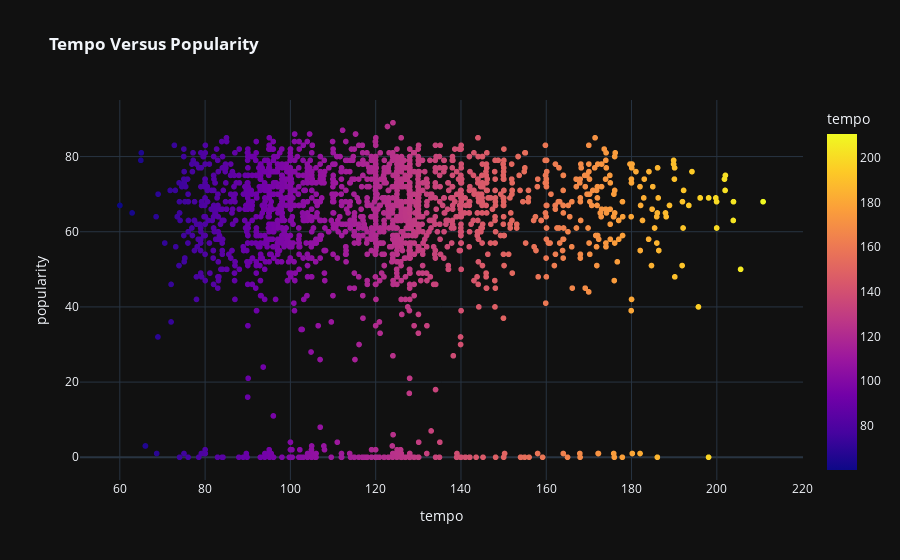

Notebook source saved alongside this figure:
### Code cell
px.scatter(df, x = 'tempo', y = 'popularity', color = 'tempo', color_continuous_scale=px.colors.sequential.Plasma, template = 'plotly_dark', title = ' <b> Tempo Versus Popularity')

### Figure 1 — Plotly figure (JSON) as saved in the notebook; plotly's stock layout.template omitted (floating-point values rounded to 4 significant figures; data arrays with more than 128 entries replaced by an {"elided": "..."} marker saying what was removed)
{"data": [{"hovertemplate": "tempo=%{marker.color}<br>popularity=%{y}<extra></extra>", "legendgroup": "", "marker": {"color": {"elided": "2000 float values"}, "coloraxis": "coloraxis", "symbol": "circle"}, "mode": "markers", "name": "", "showlegend": false, "x": {"elided": "2000 float values"}, "xaxis": "x", "y": {"elided": "2000 int values"}, "yaxis": "y", "type": "scattergl"}], "layout": {"xaxis": {"anchor": "y", "domain": [0.0, 1.0], "title": {"text": "tempo"}}, "yaxis": {"anchor": "x", "domain": [0.0, 1.0], "title": {"text": "popularity"}}, "coloraxis": {"colorbar": {"title": {"text": "tempo"}}, "colorscale": [[0.0, "#0d0887"], [0.1111, "#46039f"], [0.2222, "#7201a8"], [0.3333, "#9c179e"], [0.4444, "#bd3786"], [0.5556, "#d8576b"], [0.6667, "#ed7953"], [0.7778, "#fb9f3a"], [0.8889, "#fdca26"], [1.0, "#f0f921"]]}, "legend": {"tracegroupgap": 0}, "title": {"text": " <b> Tempo Versus Popularity"}}}
